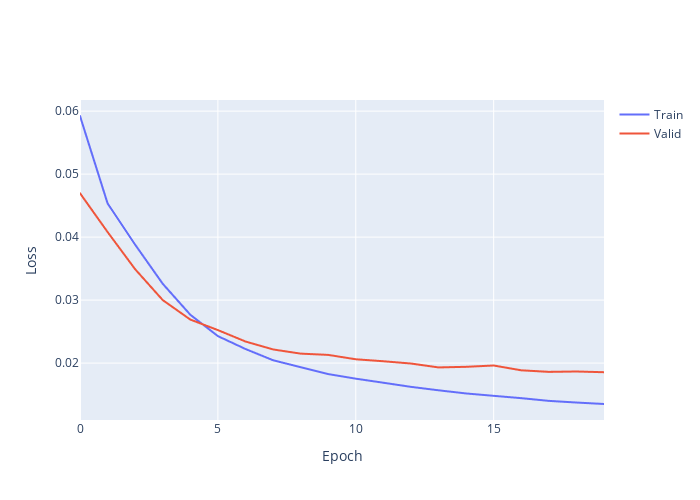

Source (notebook cell):
### Code cell
model = deep_model()
history = model.fit(x_train, y_train, epochs=20, validation_split=0.2, verbose=0)
y_train_pred = model.predict(x_train)
y_test_pred = model.predict(x_test)

results = results.append(evaluate_regression(y_train, y_train_pred, y_test, y_test_pred,
                        model_name="Keras:deep_model 12:12:6 all_sigmoid"))
plot_hist(history)

### Figure 1 — Plotly figure (JSON) as saved in the notebook; plotly's stock layout.template omitted (floating-point values rounded to 4 significant figures)
{"data": [{"name": "Train", "type": "scattergl", "y": [0.05923, 0.04535, 0.0388, 0.03259, 0.02767, 0.02428, 0.02224, 0.02045, 0.01935, 0.01826, 0.01753, 0.01688, 0.01623, 0.01568, 0.01518, 0.0148, 0.01443, 0.014, 0.01374, 0.01351]}, {"name": "Valid", "type": "scattergl", "y": [0.04697, 0.04081, 0.0349, 0.03, 0.02691, 0.02524, 0.02343, 0.02217, 0.0215, 0.0213, 0.0206, 0.02029, 0.01993, 0.01931, 0.01941, 0.01962, 0.01885, 0.01861, 0.01866, 0.01855]}], "layout": {"height": 500, "width": 700, "xaxis": {"title": {"text": "Epoch"}}, "yaxis": {"title": {"text": "Loss"}}}}
